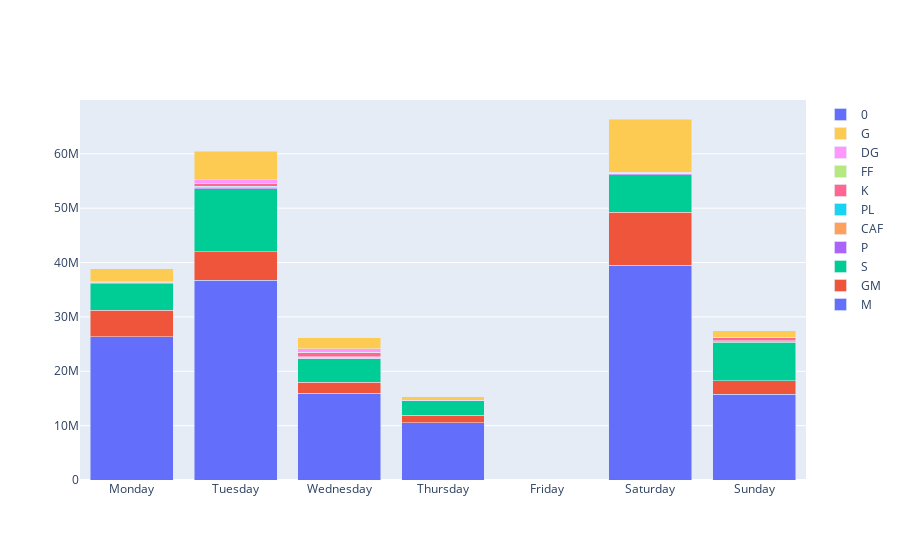

Notebook code for this chart:
### Code cell
month_seas=miniData.groupby(["DAYWEEK","PARTNERCATEGORY_CODE"]).sum().dropna()["TURNOVER"].reset_index()
classes = miniData["PARTNERCATEGORY_CODE"].drop_duplicates().tolist()
data = [month_seas[month_seas["PARTNERCATEGORY_CODE"].str.match(classe)].groupby("DAYWEEK").mean() for classe in classes]

fig = go.Figure(data=[ go.Bar(name=classes[i], x=data[i].index, y=data[i]["TURNOVER"].tolist()) for i in range(len(classes)) ])
# Change the bar mode
fig.update_layout(barmode='stack')
fig.show()

### Figure 1 — Plotly figure (JSON) as saved in the notebook; plotly's stock layout.template omitted (floating-point values rounded to 4 significant figures)
{"data": [{"name": "M", "type": "bar", "x": ["Monday", "Tuesday", "Wednesday", "Thursday", "Friday", "Saturday", "Sunday"], "y": [26370000.0, 36730000.0, 15960000.0, 10510000.0, null, 39510000.0, 15760000.0]}, {"name": "GM", "type": "bar", "x": ["Monday", "Tuesday", "Wednesday", "Thursday", "Friday", "Saturday", "Sunday"], "y": [4834000.0, 5270000.0, 2029000.0, 1376000.0, null, 9777000.0, 2454000.0]}, {"name": "S", "type": "bar", "x": ["Monday", "Tuesday", "Wednesday", "Thursday", "Friday", "Saturday", "Sunday"], "y": [4895000.0, 11590000.0, 4308000.0, 2686000.0, null, 6878000.0, 7124000.0]}, {"name": "P", "type": "bar", "x": ["Monday", "Tuesday", "Wednesday", "Thursday", "Friday", "Saturday", "Sunday"], "y": [194800.0, 231150, 90670.0, 43812, null, 157600.0, 102400.0]}, {"name": "CAF", "type": "bar", "x": ["Monday", "Tuesday", "Wednesday", "Thursday", "Friday", "Saturday", "Sunday"], "y": [48380.0, 96888, 143706, 612, null, 108100.0, 1540.0]}, {"name": "PL", "type": "bar", "x": ["Monday", "Tuesday", "Wednesday", "Thursday", "Friday", "Saturday", "Sunday"], "y": [null, 104016, 167800.0, null, null, 31900.0, 199200.0]}, {"name": "K", "type": "bar", "x": ["Monday", "Tuesday", "Wednesday", "Thursday", "Friday", "Saturday", "Sunday"], "y": [85240.0, 510200.0, 764082, 612, null, 104600.0, 531800.0]}, {"name": "FF", "type": "bar", "x": ["Monday", "Tuesday", "Wednesday", "Thursday", "Friday", "Saturday", "Sunday"], "y": [null, 3336, 43710.0, null, null, 3672, 93170.0]}, {"name": "DG", "type": "bar", "x": ["Monday", "Tuesday", "Wednesday", "Thursday", "Friday", "Saturday", "Sunday"], "y": [38340, 686448, 593232, 12240, null, 54360, null]}, {"name": "G", "type": "bar", "x": ["Monday", "Tuesday", "Wednesday", "Thursday", "Friday", "Saturday", "Sunday"], "y": [2419000.0, 5270000.0, 2029000.0, 691700.0, null, 9777000.0, 1230000.0]}, {"name": "0", "type": "bar", "x": ["Monday", "Tuesday", "Wednesday", "Thursday", "Friday", "Saturday", "Sunday"], "y": [14930.0, null, 49656, null, null, null, null]}], "layout": {"barmode": "stack"}}
